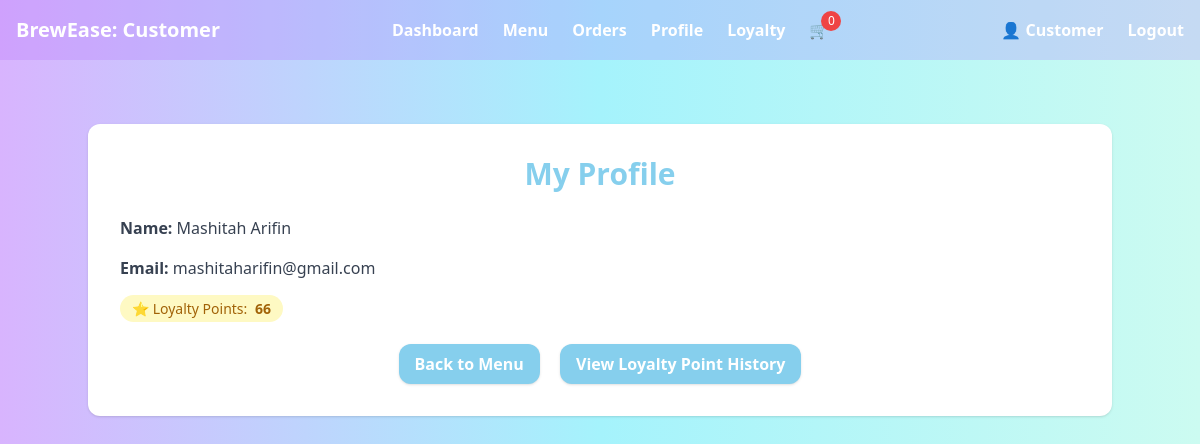
Page /customer/profile.php (signed in) on the committed database.
### tables this page shows
CREATE TABLE `customers` (
  `id` int(11) NOT NULL,
  `fullname` varchar(100) NOT NULL,
  `email` varchar(100) NOT NULL,
  `password` varchar(255) NOT NULL,
  `points` int(11) DEFAULT 0,
  `created_at` timestamp NOT NULL DEFAULT current_timestamp()
);

### customer/profile.php (the view, shortened to what this page needs)
<?php
include 'header.php';
$customer_id = $_SESSION['customer_id'] ?? null;
$stmt = $conn->prepare("SELECT fullname, email, points FROM customers WHERE id = ?");
$stmt->bind_param("i", $customer_id);
$stmt->execute();
$stmt->bind_result($name, $email, $points);
?>
<!DOCTYPE html>
<html lang="en">
<head>
    <script src="https://cdn.tailwindcss.com"></script>
</head>
<body class="bg-gray-100 min-h-screen py-10 px-4">
    <div class="max-w-5xl mx-auto bg-white p-8 rounded-xl shadow">
        <h1 class="text-3xl font-bold text-[#86CFED] mb-6 text-center">My Profile</h1>
        <div class="space-y-4 text-gray-700">
            <p><strong>Name:</strong> <?= htmlspecialchars($name) ?></p>
            <p><strong>Email:</strong> <?= htmlspecialchars($email) ?></p>
            <p>
                <span class="items-center px-3 py-1 bg-yellow-100 text-yellow-700 text-sm font-medium rounded-full">
                    ⭐ Loyalty Points: <strong class="ml-1"><?php echo $points; ?></strong>
                </span>
            </p>
        </div>
        <div class="mt-6 text-center space-x-4">
            <a href="menu.php" class="inline-block bg-[#86CFED] text-white px-4 py-2 rounded-xl font-semibold shadow transition-colors duration-300 hover:bg-white hover:text-[#2FA5D4]">Back to Menu</a>
            <a href="loyalty_history.php" class="inline-block bg-[#86CFED] text-white px-4 py-2 rounded-xl font-semibold shadow transition-colors duration-300 hover:bg-white hover:text-[#2FA5D4]">View Loyalty Point History</a>
        </div>
    </div>
</body>
</html>

### rows in the picture
customers: fullname "Mashitah Arifin", email "mashitaharifin@gmail.com", points "66"
